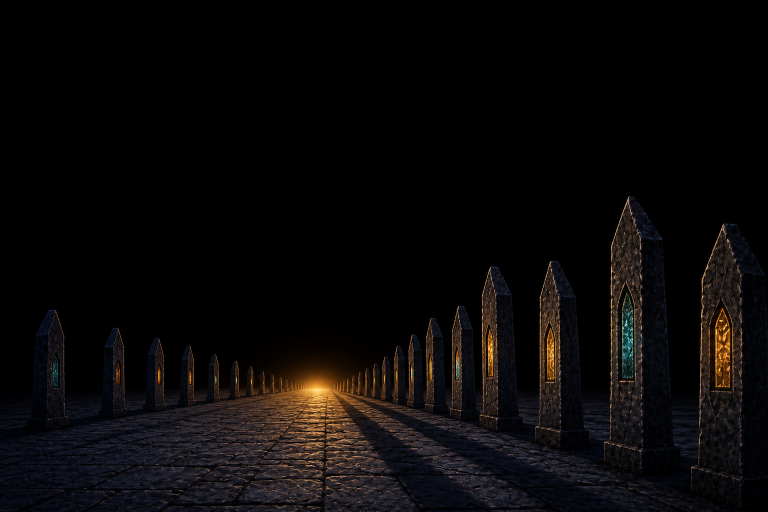
#> input picture docs/design/2026-08-16-act4-combat-art/candidates/act4-backdrop-c.png, 1536 x 1024 px (shown at 1/2 size)
$ python install.py
#> lines starting #> are read from the running program, lines starting #| are printed output that depends on the picture; after the words box and inside, x2 and y2 are one past the last pixel; in counts of white or black regions, pixels touching at a corner belong together
#!/usr/bin/env python3
"""Key, measure and install #221 Act IV combat-art candidates.

Lossless RGB candidates stay in candidates/. This writes RGBA cutouts next to
them as *-cut.png (so measure.py can gate them) and copies the signed picks
into assets/. Swap a pick by editing PICKS and re-running.

    python3 docs/design/2026-08-16-act4-combat-art/install.py
"""
from __future__ import annotations

from collections import deque
from pathlib import Path

from PIL import Image

HERE = Path(__file__).parent
CANDIDATES = HERE / "candidates"
STAGE = HERE.parents[2] / "assets" / "art" / "stage"
ENEMIES = HERE.parents[2] / "assets" / "art" / "enemies"

# James picked plates + unwalkedSelf on 2026-08-17 (#221). The other selves
# are proposed pending James.
PICKS = {
    "act4-backdrop": ("act4-backdrop-c", STAGE / "act4-backdrop.png", (1536, 1024)),
    "act4-mid": ("act4-mid-c", STAGE / "act4-mid.png", (1536, 1024)),
    "act4-ledge": ("act4-ledge-b", STAGE / "act4-ledge.png", None),
    "unwalkedSelf": ("unwalked-self-d", ENEMIES / "unwalkedSelf.png", "char"),
    "uncrossedSelf": ("uncrossed-self-b", ENEMIES / "uncrossedSelf.png", "char"),
    "unopenedSelf": ("unopened-self-a", ENEMIES / "unopenedSelf.png", "char"),
    "unlitSelf": ("unlit-self-b", ENEMIES / "unlitSelf.png", "char"),
    "unsunkSelf": ("unsunk-self-a", ENEMIES / "unsunkSelf.png", "char"),
    "uncarvedSelf": ("uncarved-self-c", ENEMIES / "uncarvedSelf.png", "char"),
    "unobsidianSelf": ("unobsidian-self-a", ENEMIES / "unobsidianSelf.png", "char"),
    "unwoodedSelf": ("unwooded-self-b", ENEMIES / "unwoodedSelf.png", "char"),
}

BLACK = 16  # max channel for plate voids
ENCLOSED_MAGENTA = 200  # arm-gap blobs; gem sparkles stay


def is_bg_magenta(r: int, g: int, b: int) -> bool:
    """Generator field is ~ (248, 4, 247), never true black, never purple glass."""
    return min(r, b) >= 180 and g <= 60 and abs(r - b) <= 50


# [7 lines left out: function is_magenta_fringe, not called in this run]


def _flood_void(px: object, w: int, h: int, predicate: object, seeds: object) -> bytearray:
    seen = bytearray(w * h)
    q: deque[tuple[int, int]] = deque()

    def push(x: int, y: int) -> None:
        i = y * w + x
        if seen[i]:
            return
        r, g, b = px[x, y]
        if not predicate(r, g, b):
            return
        seen[i] = 1
        q.append((x, y))

    for x, y in seeds:
        push(x, y)
    while q:
        x, y = q.popleft()
        if x:
            push(x - 1, y)
        if x + 1 < w:
            push(x + 1, y)
        if y:
            push(x, y - 1)
        if y + 1 < h:
            push(x, y + 1)
    return seen


def _apply_void(rgb: Image.Image, void: bytearray) -> Image.Image:
    w, h = rgb.size
    px = rgb.load()
    out = Image.new("RGBA", (w, h))
    dst = out.load()
    for y in range(h):
        row = y * w
        for x in range(w):
            r, g, b = px[x, y]
            dst[x, y] = (r, g, b, 0 if void[row + x] else 255)
    return out


def key_void(im: Image.Image) -> Image.Image:
    """Flood-fill near-black from every edge. Interior dark stone stays."""
    rgb = im.convert("RGB")
    w, h = rgb.size
    px = rgb.load()
    seeds = [(x, 0) for x in range(w)] + [(x, h - 1) for x in range(w)]
    seeds += [(0, y) for y in range(h)] + [(w - 1, y) for y in range(h)]

    def pred(r: int, g: int, b: int) -> bool:
        return r <= BLACK and g <= BLACK and b <= BLACK

    return _apply_void(rgb, _flood_void(px, w, h, pred, seeds))


# [94 lines left out: functions key_magenta, crop_opaque, harden_alpha, fit_char, fit_ledge, not called in this run]


def leftover_magenta(im: Image.Image) -> int:
    w, h = im.size
    px = im.load()
    n = 0
    for y in range(h):
        for x in range(w):
            r, g, b, a = px[x, y]
            if a and is_bg_magenta(r, g, b):
                n += 1
    return n


def margin_dark(im: Image.Image, band: int = 8) -> int:
    """Opaque near-black in the canvas frame — the boxed-sprite failure."""
    w, h = im.size
    px = im.load()
    n = 0
    for y in range(h):
        for x in range(w):
            if x >= band and y >= band and x < w - band and y < h - band:
                continue
            r, g, b, a = px[x, y]
            if a and max(r, g, b) <= 24:
                n += 1
    return n


def measure(im: Image.Image) -> tuple[float, list[int], int, int]:
    alpha = im.getchannel("A")
    pix = list(alpha.getdata())
    nz = [a for a in pix if a > 0]
    ge = [a for a in nz if a >= 240]
    pct = (100.0 * len(ge) / len(nz)) if nz else 0.0
    w, h = im.size
    corners = [im.getpixel(c)[3] for c in ((0, 0), (w - 1, 0), (0, h - 1), (w - 1, h - 1))]
    return pct, corners, leftover_magenta(im), margin_dark(im)


def process(src: Path, kind: object) -> Image.Image:
    raw = Image.open(src)
    if kind == "char":
        return fit_char(key_magenta(raw))
    keyed = key_void(raw)
    if kind is None:
        return fit_ledge(keyed)
    return keyed.resize(kind, Image.LANCZOS)


def main() -> None:
    CANDIDATES.mkdir(exist_ok=True)
    print(f"{'file':22} {'size':11} {'≥240%':>7}  mag  mdark  corners          dest")
    for shipped, (candidate, dest, kind) in PICKS.items():
        src = CANDIDATES / f"{candidate}.png"
        im = process(src, kind)
#> in process, raw is the input picture: PIL image 1536x1024 RGB; mean R, G, B 10.5, 8.5, 8.4
#> in _apply_void, `out = Image.new("RGBA", (w, h))`: out: PIL image 1536x1024 RGBA; every value is 0
#> in key_void, `return _apply_void(rgb, _flood_void(px, w, h, pred, seeds))`:
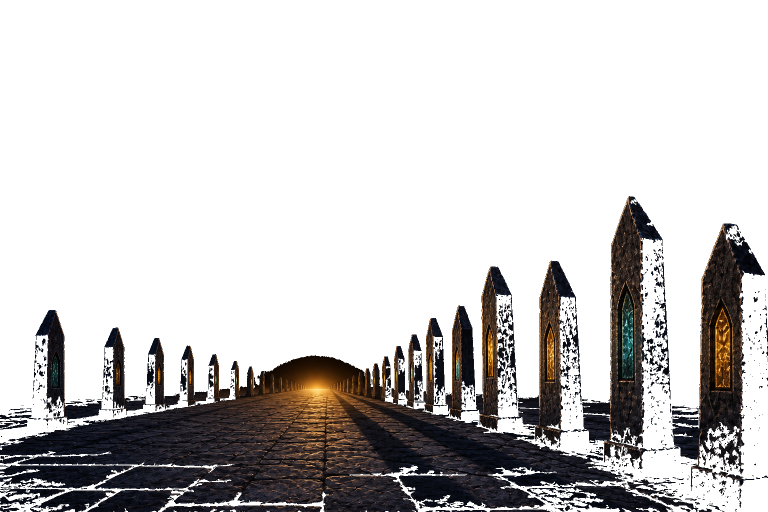
#> returned value: PIL image 1536x1024 RGBA (shown at 1/2 size); mean R, G, B, A 10.5, 8.5, 8.4, 63.1; transparent parts drawn white
        cut = CANDIDATES / f"{candidate}-cut.png"
        im.save(cut, optimize=True)
        dest.parent.mkdir(parents=True, exist_ok=True)
        im.save(dest, optimize=True)
        pct, corners, mag, mdark = measure(im)
#> in measure, `alpha = im.getchannel("A")`:
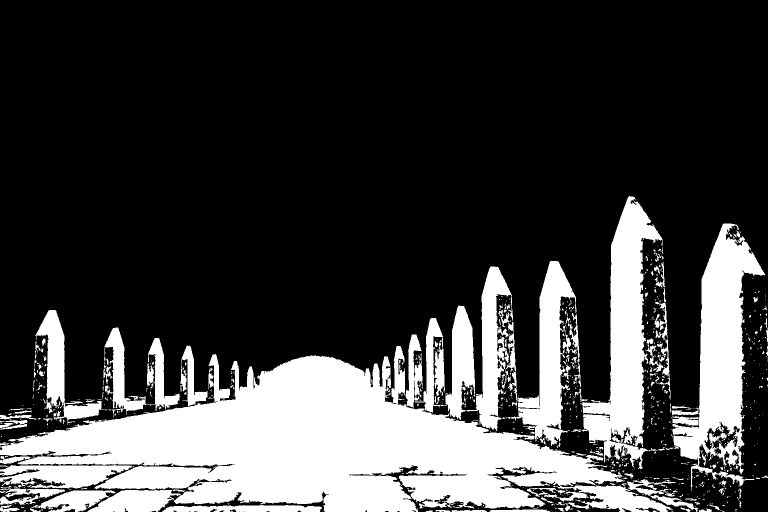
#> alpha: PIL image 1536x1024 L (shown at 1/2 size); 24.8% white; 949 white regions (793 under 20 px), largest, box (x1, y1, x2, y2) and area: (0, 691, 1346, 1024) 215312, (1345, 447, 1530, 982) 39698, (1164, 392, 1325, 938) 36208
#> in measure, `pix = list(alpha.getdata())`: pix = 1572864 items
#> in measure, `nz = [a for a in pix if a > 0]`: nz = 389316 items
#> in measure, `pct = (100.0 * len(ge) / len(nz)) if nz else 0.0`: pct = 100
#> in measure, `corners = [im.getpixel(c)[3] for c in ((0, 0), (w - 1, 0), (0, h - 1),..`: corners = [0, 0, 0, 0]
#> after the loop in leftover_magenta, `for y in range(h):`: n = 0
#> in margin_dark, `w, h = im.size`: w = 1536; h = 1024
#> after the loop in margin_dark, `for y in range(h):`: n = 3905
#> pct = 100; corners = [0, 0, 0, 0]; mag = 0; mdark = 3905
        top_clear = corners[0] == 0 and corners[1] == 0
#> top_clear = True
        char = kind == "char"
        ok = pct >= 90.0 and (all(c == 0 for c in corners) if char else top_clear)
#> ok = True
        if char:
            ok = ok and mag < 32 and mdark < 400
        print(
            f"{shipped:22} {im.size[0]}×{im.size[1]:<6} {pct:6.1f}%  "
            f"{mag:4d} {mdark:5d}  {str(corners):16} "
            f"{'pass' if ok else 'FAIL'} -> {dest.relative_to(HERE.parents[2])}"
        )
#| act4-backdrop          1536×1024    100.0%     0  3905  [0, 0, 0, 0]     pass -> assets/art/stage/act4-backdrop.png


if __name__ == "__main__":
#> (the run stopped early here; a loop or call above may not have finished)
